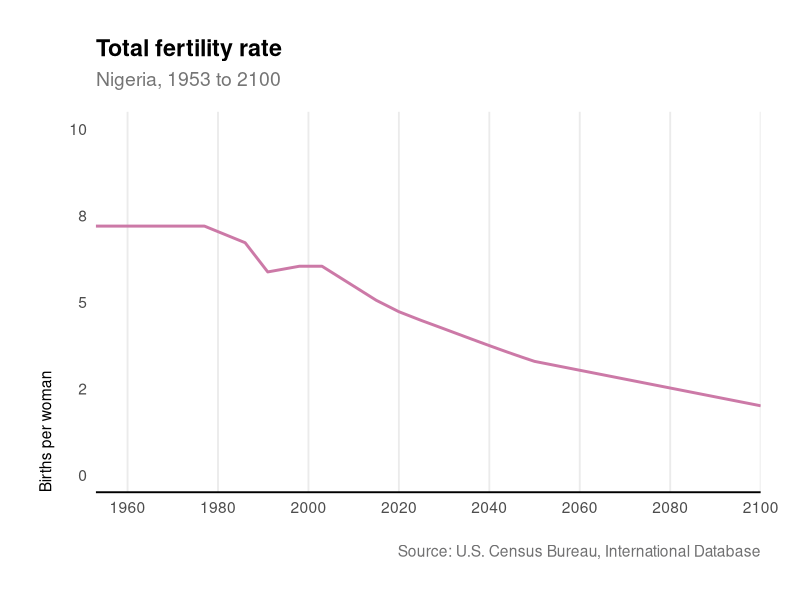
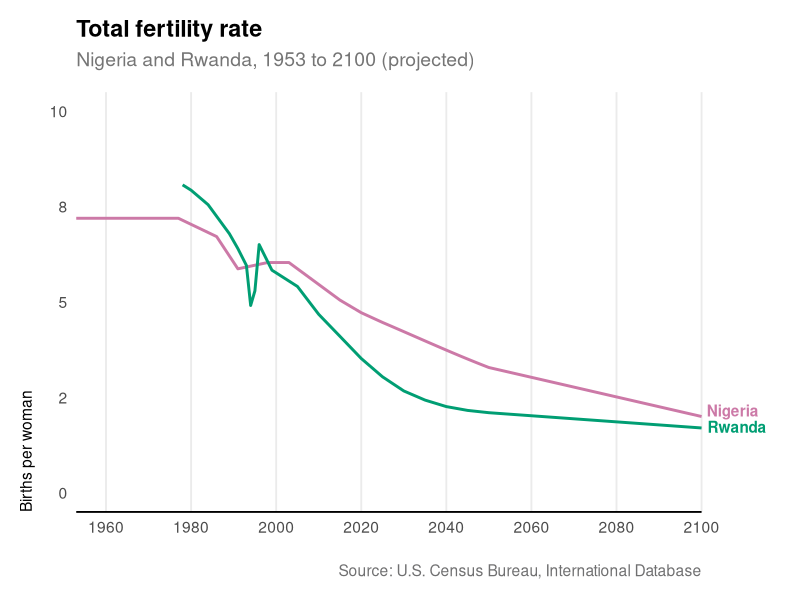

Write the R code that produced these figures, in order.
## ---- chunk 1
knitr::opts_chunk$set(echo = FALSE, message = FALSE, warning = FALSE, fig.width = 6, fig.align = "left", fig.asp = 0.8, out.width = "70%")
## ---- chunk 2
#| label: fig-line-plot
#| fig-cap: "Line chart showing Nigeria's total fertility rate"

library(tidyverse) ; library(ggtext)

df <- read_csv("data/fertility_rate.csv") |> 
  filter(name == "Nigeria") |> 
  mutate(year = ymd(year, truncated = 2L))

ggplot(df, aes(x = year, y = value)) + 
  geom_line(colour = "#CC79A7", linewidth = 1) + 
  scale_x_date(expand = expansion(),
               breaks = seq.Date(as.Date("1960-01-01"), as.Date("2100-01-01"), by = "20 years"),
               date_labels = "%Y") + 
  scale_y_continuous(limits = c(0,10),
                     labels = scales::label_number(accuracy = 1, scale_cut = scales::cut_short_scale())) +
  labs(x = NULL, y = "Births per woman",
       title = "Total fertility rate",
       subtitle = "<span style = 'color:#757575;'>Nigeria, 1953 to 2100</span>",
       caption = "Source: U.S. Census Bureau, International Database") +
  theme_minimal(base_size = 14) +
  theme(
    plot.margin = unit(rep(1, 4), "cm"),
    panel.grid.major.y = element_blank(),
    panel.grid.minor = element_blank(),
    axis.line.x = element_line(colour = "#000000"),
    plot.title = element_text(size = rel(1.2), face = "bold"),
    plot.subtitle = element_markdown(margin = margin(b = 15)),
    plot.caption = element_text(size = rel(0.8), colour = "#707071", margin = margin(t = 20)),
    axis.title.y = element_text(size = rel(0.8), hjust = 0, margin = margin(r = 10))
  )
## ---- chunk 3
#| label: fig-multiple-line-plot
#| fig-cap: "Multiple line chart of total fertility rate in Nigeria and Rwanda"
library(tidyverse) ; library(ggtext)

df <- read_csv("data/fertility_rate.csv") |> 
  mutate(year = ymd(year, truncated = 2L),
         position = if_else(name == "Nigeria", 0, 0.4))

ggplot(df, aes(x = year, y = value)) + 
  geom_line(aes(colour = name), linewidth = 1, show.legend = FALSE) + 
  geom_text(data = filter(df, year == max(year)),
            aes(label = name, colour = name, vjust = position),
            hjust = -0.1, fontface = "bold",
            show.legend = FALSE) +
  scale_colour_manual(values = c("Nigeria" = "#CC79A7", "Rwanda" = "#009E73")) +
  scale_x_date(expand = expansion(),
               breaks = seq.Date(as.Date("1960-01-01"), as.Date("2100-01-01"), by = "20 years"),
               date_labels = "%Y") + 
  scale_y_continuous(limits = c(0,10),
                     labels = scales::label_number(accuracy = 1, scale_cut = scales::cut_short_scale())) +
  labs(x = NULL, y = "Births per woman",
       title = "Total fertility rate",
       subtitle = "<span style = 'color:#757575;'>Nigeria and Rwanda, 1953 to 2100 (projected)</span>",
       caption = "Source: U.S. Census Bureau, International Database") +
  theme_minimal(base_size = 14) +
  theme(
    plot.margin = margin(0.5,2.5,0.5,0.5,"cm"),
    panel.grid.major.y = element_blank(),
    panel.grid.minor = element_blank(),
    axis.line.x = element_line(colour = "#000000"),
    plot.title = element_text(size = rel(1.2), face = "bold"),
    plot.subtitle = element_markdown(margin = margin(b = 15)),
    plot.caption = element_text(size = rel(0.8), colour = "#707071", margin = margin(t = 20)),
    axis.title.y = element_text(size = rel(0.8), hjust = 0, margin = margin(r = 10))
  ) +
  coord_cartesian(clip = "off")
